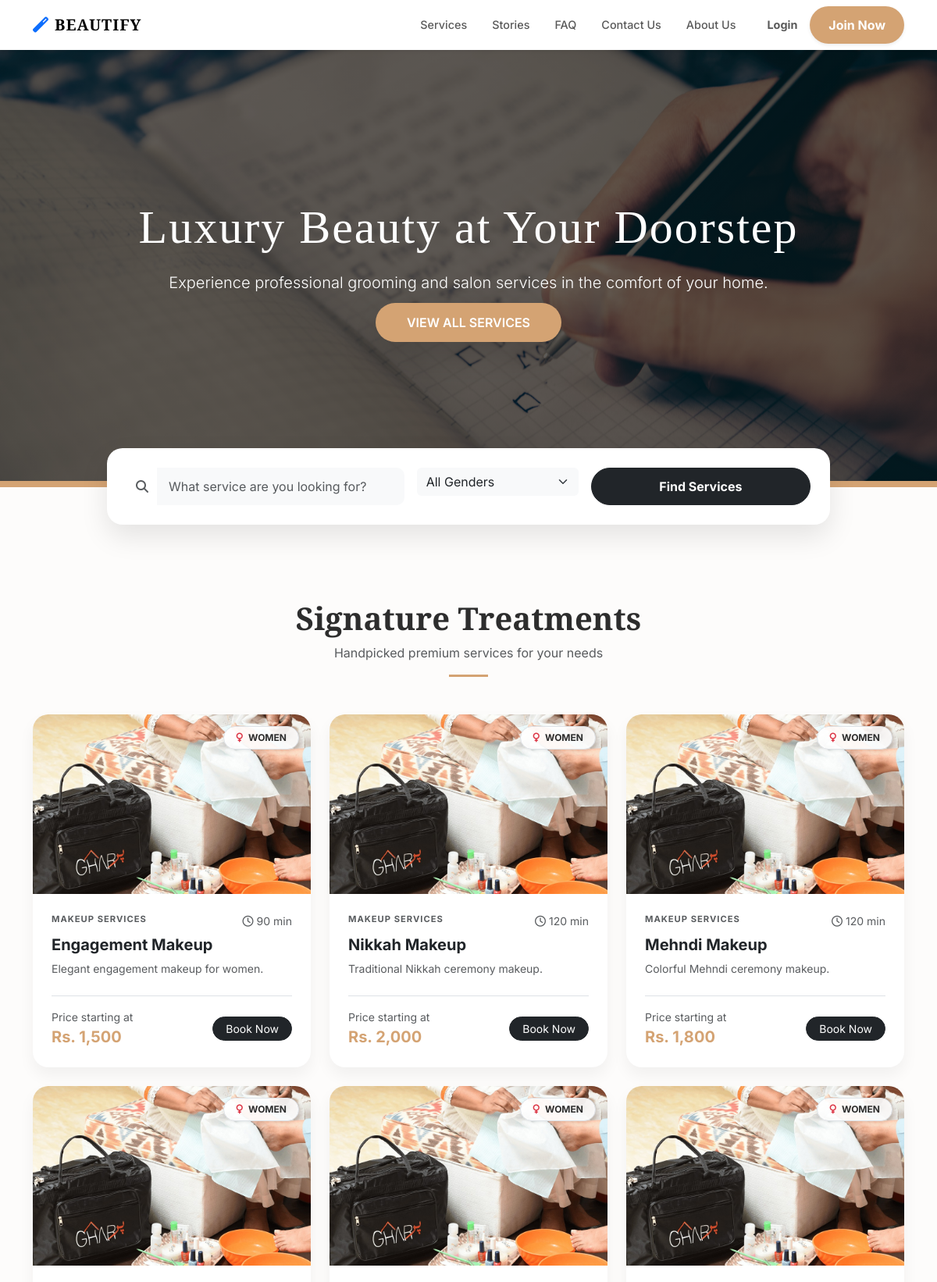
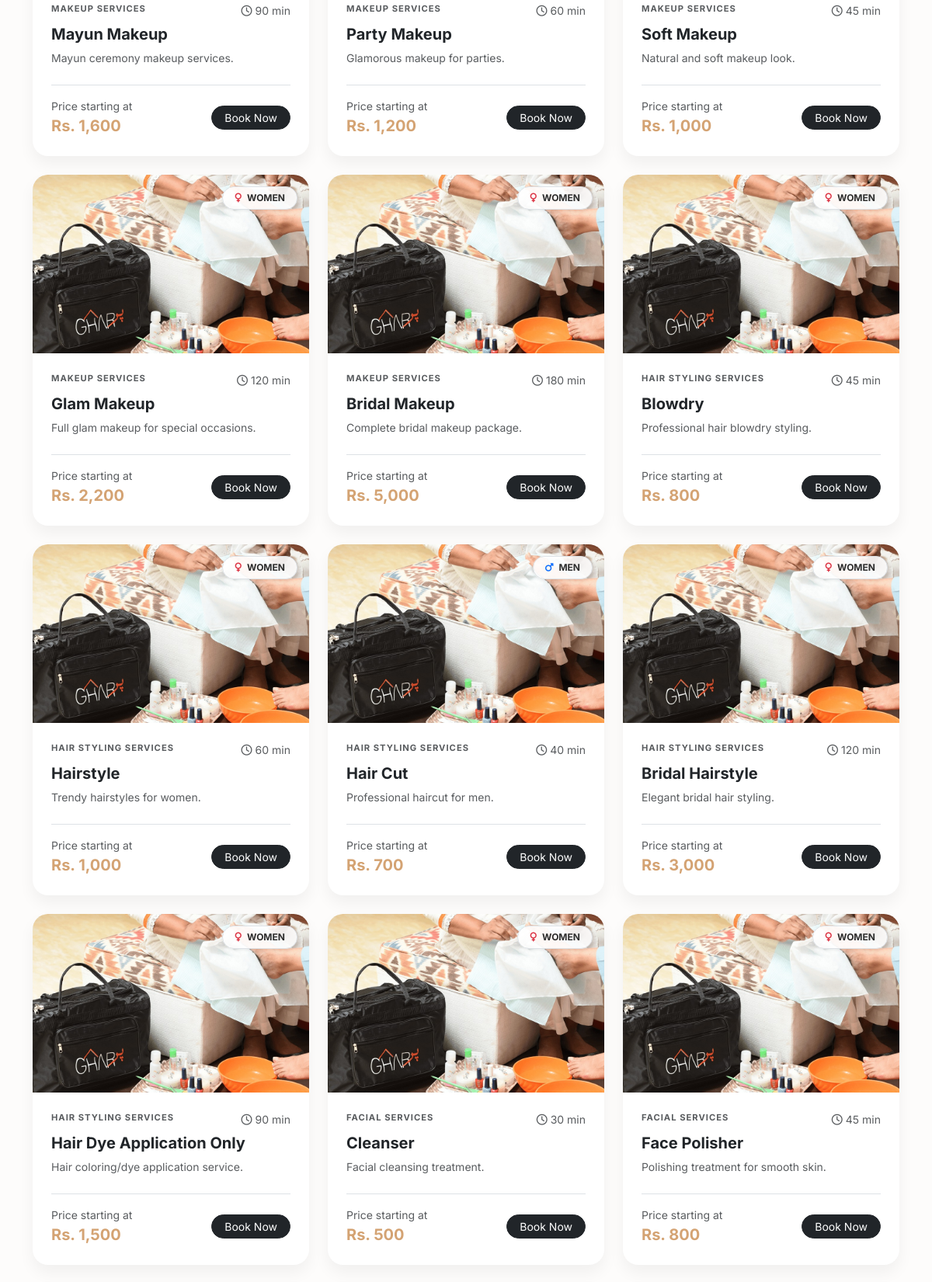
The page / (upper part) on the database its author committed (2 pictures, top to bottom).
### tables this page shows
CREATE TABLE `services` (
  `id` int(11) NOT NULL,
  `category_id` int(11) NOT NULL,
  `subcategory_id` int(11) NOT NULL,
  `service_name` varchar(150) NOT NULL,
  `gender` enum('men','women') NOT NULL,
  `price` decimal(10,2) NOT NULL,
  `duration_minutes` int(11) DEFAULT NULL,
  `description` text DEFAULT NULL,
  `image` varchar(255) DEFAULT NULL,
  `is_active` tinyint(1) DEFAULT 1,
  `created_at` timestamp NOT NULL DEFAULT current_timestamp()
);

CREATE TABLE `service_categories` (
  `id` int(11) NOT NULL,
  `name` varchar(100) NOT NULL,
  `description` text DEFAULT NULL,
  `created_at` timestamp NOT NULL DEFAULT current_timestamp()
);

### index.php (the view, shortened to what this page needs)
<?php
include "config.php";
$search = $_GET['search'] ?? '';
$query = "SELECT s.*, c.name as cat_name
          FROM services s
          JOIN service_categories c ON s.category_id = c.id
          WHERE s.is_active = 1";
$query .= " ORDER BY s.created_at DESC";
$services = mysqli_query($conn, $query);
?>
<!DOCTYPE html>
<html lang="en">
<head>
    <link href="https://cdn.jsdelivr.net/npm/bootstrap@5.3.0/dist/css/bootstrap.min.css" rel="stylesheet">
    <link rel="stylesheet" href="https://cdnjs.cloudflare.com/ajax/libs/font-awesome/6.4.0/css/all.min.css">
        <link href="https://cdn.jsdelivr.net/npm/bootstrap@5.3.0/dist/css/bootstrap.min.css" rel="stylesheet">
    <link rel="stylesheet" href="https://cdnjs.cloudflare.com/ajax/libs/font-awesome/6.4.0/css/all.min.css">
    <link rel="stylesheet" href="./CSS/style.css">
</head>
<body>
    <?php include('navbar.php'); ?>
    <div class="hero">
        <div class="container">
            <h1 class="display-3">Luxury Beauty at Your Doorstep</h1>
            <p class="lead mb-4 fw-light">Experience professional grooming and salon services in the comfort of your home.</p>
            <a href="#services" class="cta-button shadow-lg">View All Services</a>
        </div>
    </div>
    <div class="container search-container">
        <div class="row justify-content-center">
            <div class="col-lg-10">
                <form class="search-bar" method="GET" action="index.php#services">
                    <div class="row g-3">
                        <div class="col-md-5">
                            <div class="input-group">
                                <span class="input-group-text bg-transparent border-0"><i class="fas fa-search text-muted"></i></span>
                                <input type="text" name="search" class="form-control border-0 bg-light" placeholder="What service are you looking for?" value="<?php echo htmlspecialchars($search); ?>">
                            </div>
                        </div>
                        <div class="col-md-3">
                            <select name="gender" class="form-select border-0 bg-light">
                                <option value="">All Genders</option>
                            </select>
                        </div>
                        <div class="col-md-4 d-grid">
                            <button type="submit" class="btn btn-dark rounded-pill fw-bold">Find Services</button>
                        </div>
                    </div>
                </form>
            </div>
        </div>
    </div>
    <section class="py-5" id="services">
        <div class="container py-5">
            <div class="text-center mb-5">
                <h2 class="display-6 fw-bold" style="font-family: 'Playfair Display';">Signature Treatments</h2>
                <p class="text-muted">Handpicked premium services for your needs</p>
                <div class="mx-auto" style="height: 3px; width: 50px; background: var(--primary-gold);"></div>
            </div>
            <div class="row g-4">
                <?php if ($services && mysqli_num_rows($services) > 0): ?>
                    <?php while ($row = mysqli_fetch_assoc($services)): ?>
                        <div class="col-md-6 col-lg-4">
                            <div class="card service-card h-100 position-relative">
                                <div class="gender-badge shadow-sm border">
                                    <i class="fas <?php echo $row['gender'] == 'women' ? 'fa-venus text-danger' : 'fa-mars text-primary'; ?> me-1"></i>
                                    <?php echo $row['gender']; ?>
                                </div>
                                <?php
                                    $img_path = !empty($row['image']) ? "admin/uploads/".$row['image'] : "images/placeholder.jpg";
                                ?>
                                <img src="<?php echo $img_path; ?>" class="card-img-top" alt="<?php echo htmlspecialchars($row['service_name']); ?>">
                                <div class="card-body p-4">
                                    <div class="d-flex justify-content-between mb-2">
                                        <small class="text-uppercase tracking-wider text-muted fw-bold" style="font-size: 0.7rem; letter-spacing: 1px;">
                                            <?php echo htmlspecialchars($row['cat_name']); ?>
                                        </small>
                                        <small class="text-muted"><i class="far fa-clock me-1"></i><?php echo $row['duration_minutes']; ?> min</small>
                                    </div>
                                    <h4 class="card-title fw-bold h5"><?php echo htmlspecialchars($row['service_name']); ?></h4>
                                    <p class="text-muted small" style="display: -webkit-box; -webkit-line-clamp: 2; -webkit-box-orient: vertical; overflow: hidden;">
                                        <?php echo htmlspecialchars($row['description']); ?>
                                    </p>
                                    <div class="d-flex justify-content-between align-items-center mt-4 pt-3 border-top">
                                        <div>
                                            <span class="text-muted small d-block">Price starting at</span>
                                            <span class="price-tag">Rs. <?php echo number_format($row['price']); ?></span>
                                        </div>
                            <a href="book_now.php?service_id=<?php echo $row['id']; ?>" class="btn btn-dark btn-sm px-3 rounded-pill">Book Now</a>
                                    </div>
                                </div>
                            </div>
                        </div>
                    <?php endwhile; ?>
                <?php endif; ?>
            </div>
        </div>
    </section>
</body>
</html>

### CSS/style.css (style rules this page uses)
:root { --primary-color: #d4a373; --accent-color: #faedcd; --text-dark: #2d2d2d; --bg-light: #fefae0; --transition: all 0.3s ease; }
body { font-family: 'Inter', sans-serif; background-color: #fafafa; color: var(--text-dark); }
h1, h2, .navbar-brand { font-family: 'Playfair Display', serif; }
.service-card { border: none; border-radius: 15px; overflow: hidden; transition: var(--transition); background: #fff; box-shadow: 0 5px 15px rgba(0,0,0,0.05); }
.form-control { border: 1px solid #e0e0e0; padding: 12px 15px; border-radius: 10px; transition: var(--transition); }

### index.php (style rules this page uses)
:root { --primary-gold: #d4a373; --dark-charcoal: #2d2d2d; }
body { font-family: 'Inter', sans-serif; background-color: #fdfcfb; }
.hero { background: linear-gradient(rgba(0, 0, 0, 0.6), rgba(0, 0, 0, 0.6)), url('./images/img.jpg'); background-size: cover; background-position: center; height: 70vh; display: flex; align-items: center; justify-content: center; text-align: center; color: white; border-bottom: 8px solid var(--primary-gold); }
.hero h1 { font-family: 'Playfair Display', serif; font-size: clamp(2.5rem, 5vw, 4rem); letter-spacing: 2px; margin-bottom: 20px; }
.cta-button { padding: 15px 40px; background: var(--primary-gold); color: white; text-decoration: none; border-radius: 50px; font-weight: 600; transition: 0.3s; text-transform: uppercase; border: none; }
.search-container { margin-top: -50px; position: relative; z-index: 10; }
.search-bar { background: white; padding: 25px; border-radius: 20px; box-shadow: 0 15px 35px rgba(0,0,0,0.1); }
.service-card { border: none; border-radius: 20px; transition: 0.4s; background: #fff; overflow: hidden; box-shadow: 0 10px 20px rgba(0,0,0,0.05); }
.service-card img { height: 230px; object-fit: cover; }
.gender-badge { position: absolute; top: 15px; right: 15px; background: rgba(255,255,255,0.9); padding: 5px 15px; border-radius: 50px; font-size: 0.75rem; font-weight: 700; text-transform: uppercase; color: var(--dark-charcoal); }
.price-tag { color: var(--primary-gold); font-weight: 700; font-size: 1.25rem; }

### rows shown on the page
services: gender "WOMEN", image (picture), category.name "MAKEUP SERVICES", duration_minutes "90", service_name "Engagement Makeup", description "Elegant engagement makeup for women.", price "1,500"
services: gender "WOMEN", image (picture), category.name "MAKEUP SERVICES", duration_minutes "120", service_name "Nikkah Makeup", description "Traditional Nikkah ceremony makeup.", price "2,000"
services: gender "WOMEN", image (picture), category.name "MAKEUP SERVICES", duration_minutes "120", service_name "Mehndi Makeup", description "Colorful Mehndi ceremony makeup.", price "1,800"
services: gender "WOMEN", image (picture), category.name "MAKEUP SERVICES", duration_minutes "90", service_name "Mayun Makeup", description "Mayun ceremony makeup services.", price "1,600"
services: gender "WOMEN", image (picture), category.name "MAKEUP SERVICES", duration_minutes "60", service_name "Party Makeup", description "Glamorous makeup for parties.", price "1,200"
services: gender "WOMEN", image (picture), category.name "MAKEUP SERVICES", duration_minutes "45", service_name "Soft Makeup", description "Natural and soft makeup look.", price "1,000"
services: gender "WOMEN", image (picture), category.name "MAKEUP SERVICES", duration_minutes "120", service_name "Glam Makeup", description "Full glam makeup for special occasions.", price "2,200"
services: gender "WOMEN", image (picture), category.name "MAKEUP SERVICES", duration_minutes "180", service_name "Bridal Makeup", description "Complete bridal makeup package.", price "5,000"
services: gender "WOMEN", image (picture), category.name "HAIR STYLING SERVICES", duration_minutes "45", service_name "Blowdry", description "Professional hair blowdry styling.", price "800"
services: gender "WOMEN", image (picture), category.name "HAIR STYLING SERVICES", duration_minutes "60", service_name "Hairstyle", description "Trendy hairstyles for women.", price "1,000"
services: gender "MEN", image (picture), category.name "HAIR STYLING SERVICES", duration_minutes "40", service_name "Hair Cut", description "Professional haircut for men.", price "700"
services: gender "WOMEN", image (picture), category.name "HAIR STYLING SERVICES", duration_minutes "120", service_name "Bridal Hairstyle", description "Elegant bridal hair styling.", price "3,000"
services: gender "WOMEN", image (picture), category.name "HAIR STYLING SERVICES", duration_minutes "90", service_name "Hair Dye Application Only", description "Hair coloring/dye application service.", price "1,500"
services: gender "WOMEN", image (picture), category.name "FACIAL SERVICES", duration_minutes "30", service_name "Cleanser", description "Facial cleansing treatment.", price "500"
services: gender "WOMEN", image (picture), category.name "FACIAL SERVICES", duration_minutes "45", service_name "Face Polisher", description "Polishing treatment for smooth skin.", price "800"
